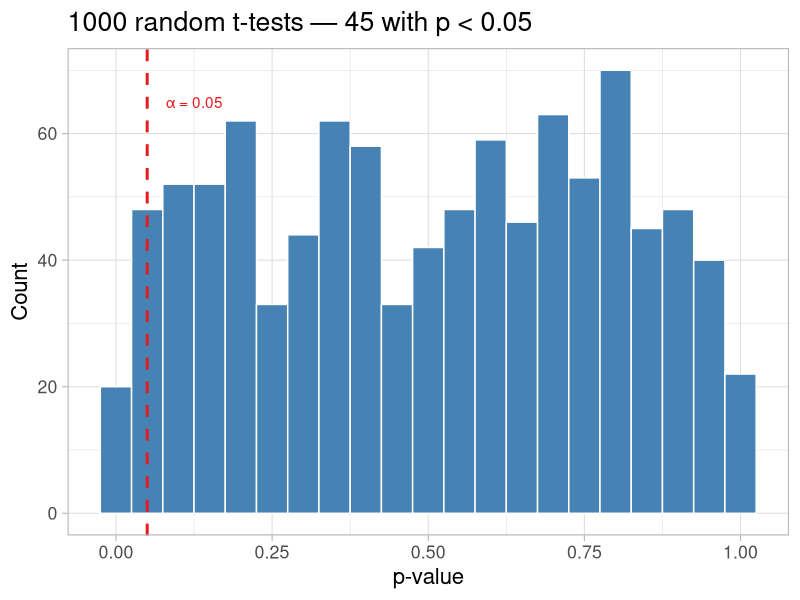
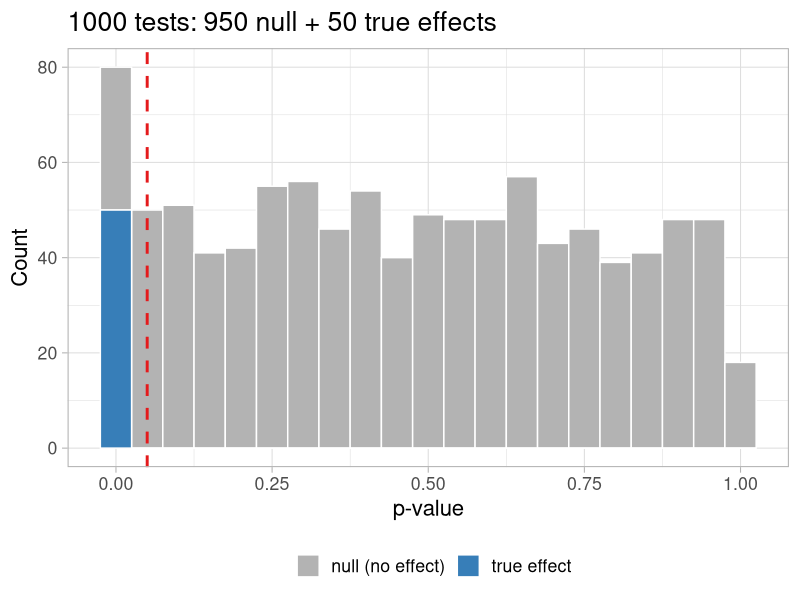
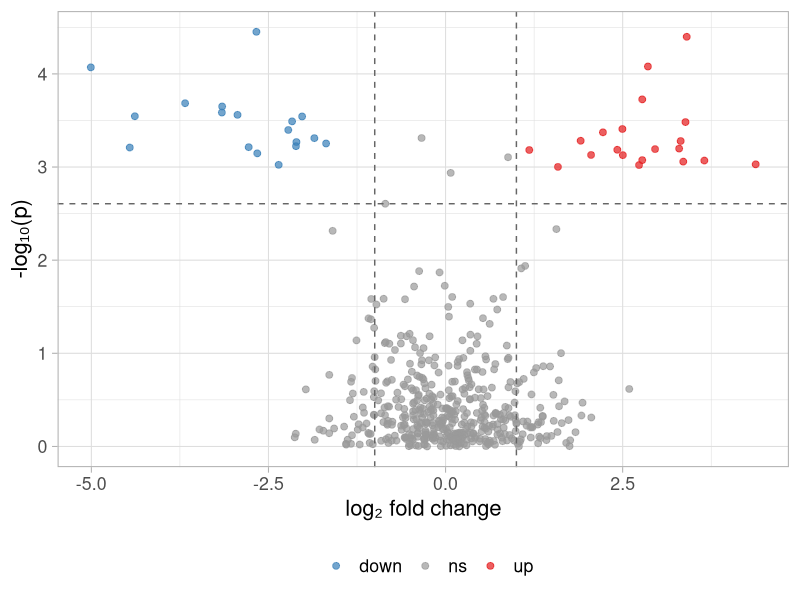

These figures' R source, in order:
## ---- chunk 1
knitr::opts_chunk$set(echo = FALSE, warning = FALSE, message = FALSE)
library(knitr)
library(tidyverse)
## ---- chunk 2
set.seed(42)
n_vars <- 1000
n_samples <- 20

A <- matrix(rnorm(n_vars * n_samples), nrow = n_samples)
B <- matrix(rnorm(n_vars * n_samples), nrow = n_samples)

pvals <- sapply(1:n_vars, function(i) t.test(A[, i], B[, i])$p.value)

tibble(p = pvals) %>%
  ggplot(aes(x = p)) +
  geom_histogram(binwidth = 0.05, fill = "steelblue", colour = "white") +
  geom_vline(xintercept = 0.05, colour = "#e41a1c", linetype = "dashed", linewidth = 1) +
  annotate("text", x = 0.08, y = 65, label = "α = 0.05", colour = "#e41a1c", hjust = 0) +
  labs(x = "p-value", y = "Count",
       title = paste0("1000 random t-tests — ", sum(pvals < 0.05), " with p < 0.05")) +
  theme_light(base_size = 16)
## ---- chunk 3
set.seed(99)
n_null_h   <- 950   # variables with no effect
n_signal_h <- 50    # variables with a true effect
n_samp_h   <- 20

pv_null   <- sapply(1:n_null_h, function(i)
  t.test(rnorm(n_samp_h), rnorm(n_samp_h))$p.value)

pv_signal <- sapply(1:n_signal_h, function(i)
  t.test(rnorm(n_samp_h, mean = 0), rnorm(n_samp_h, mean = 1.8))$p.value)

tibble(p     = c(pv_null, pv_signal),
       origin = c(rep("null (no effect)", n_null_h),
                  rep("true effect", n_signal_h))) %>%
  ggplot(aes(x = p, fill = origin)) +
  geom_histogram(binwidth = 0.05, colour = "white", position = "stack") +
  geom_vline(xintercept = 0.05, colour = "#e41a1c", linetype = "dashed", linewidth = 1) +
  scale_fill_manual(values = c("null (no effect)" = "grey70", "true effect" = "#377eb8"),
                    name = "") +
  labs(x = "p-value", y = "Count",
       title = "1000 tests: 950 null + 50 true effects") +
  theme_light(base_size = 16) +
  theme(legend.position = "bottom")
## ---- chunk 4
set.seed(123)
n_feat <- 500

fc  <- rnorm(n_feat, 0, 0.8)
pv  <- runif(n_feat)

# inject some real signal
sig_idx <- sample(1:n_feat, 40)
fc[sig_idx]  <- rnorm(40, 0, 1) + sample(c(-2.5, 2.5), 40, replace = TRUE)
pv[sig_idx]  <- runif(40, 0, 0.001)

qv <- p.adjust(pv, method = "BH")

tibble(fc = fc, pv = pv, qv = qv) %>%
  mutate(status = case_when(
    qv < 0.05 & fc >  1 ~ "up",
    qv < 0.05 & fc < -1 ~ "down",
    TRUE                 ~ "ns"
  )) %>%
  ggplot(aes(x = fc, y = -log10(pv), colour = status)) +
  geom_point(alpha = 0.7, size = 2) +
  geom_hline(yintercept = -log10(max(pv[qv < 0.05])),
             linetype = "dashed", colour = "grey40") +
  geom_vline(xintercept = c(-1, 1), linetype = "dashed", colour = "grey40") +
  scale_colour_manual(values = c(up = "#e41a1c", down = "#377eb8", ns = "grey60"),
                      name = "") +
  labs(x = "log₂ fold change", y = "-log₁₀(p)") +
  theme_light(base_size = 16) +
  theme(legend.position = "bottom")
